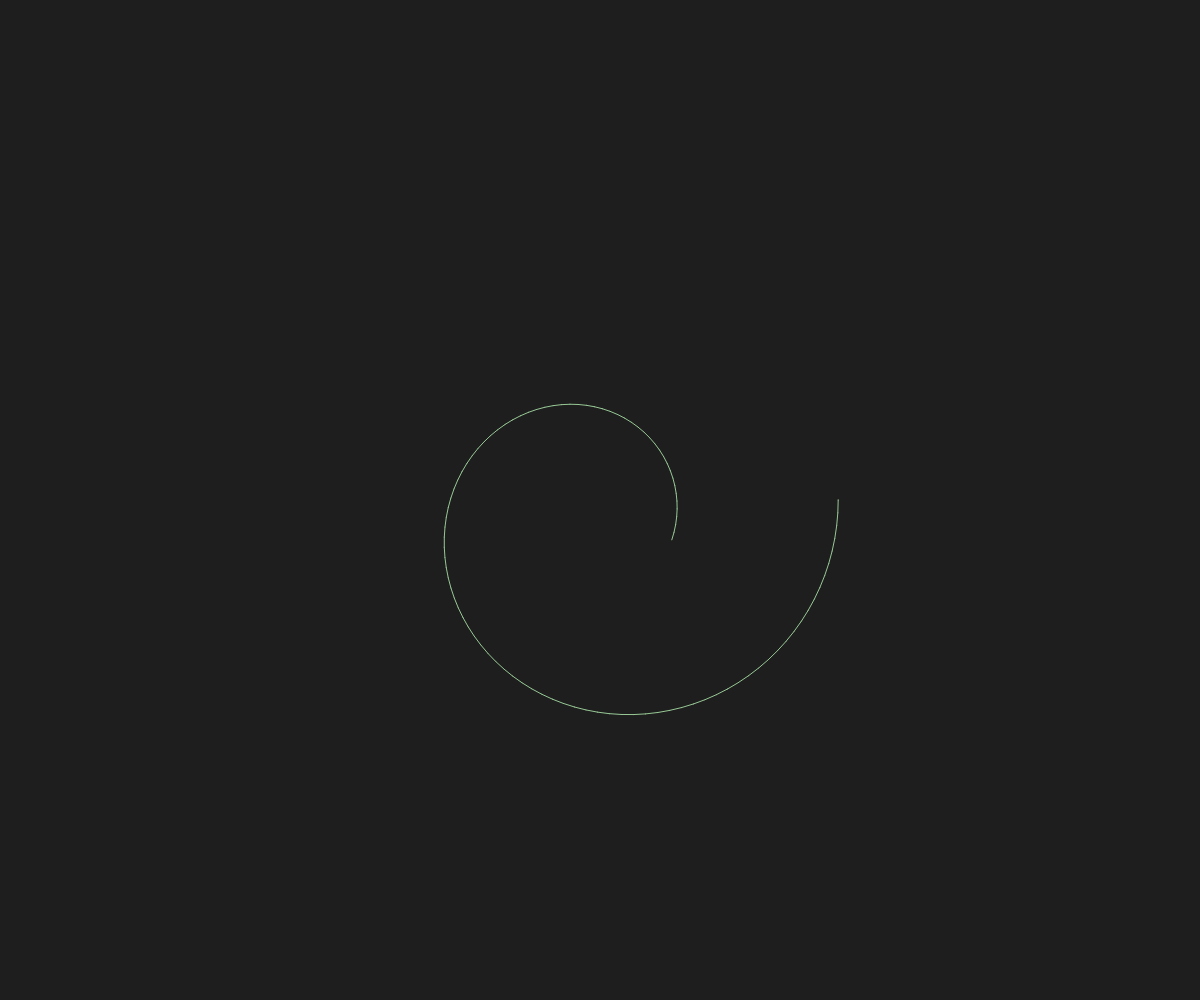
Frame 1 (no input)
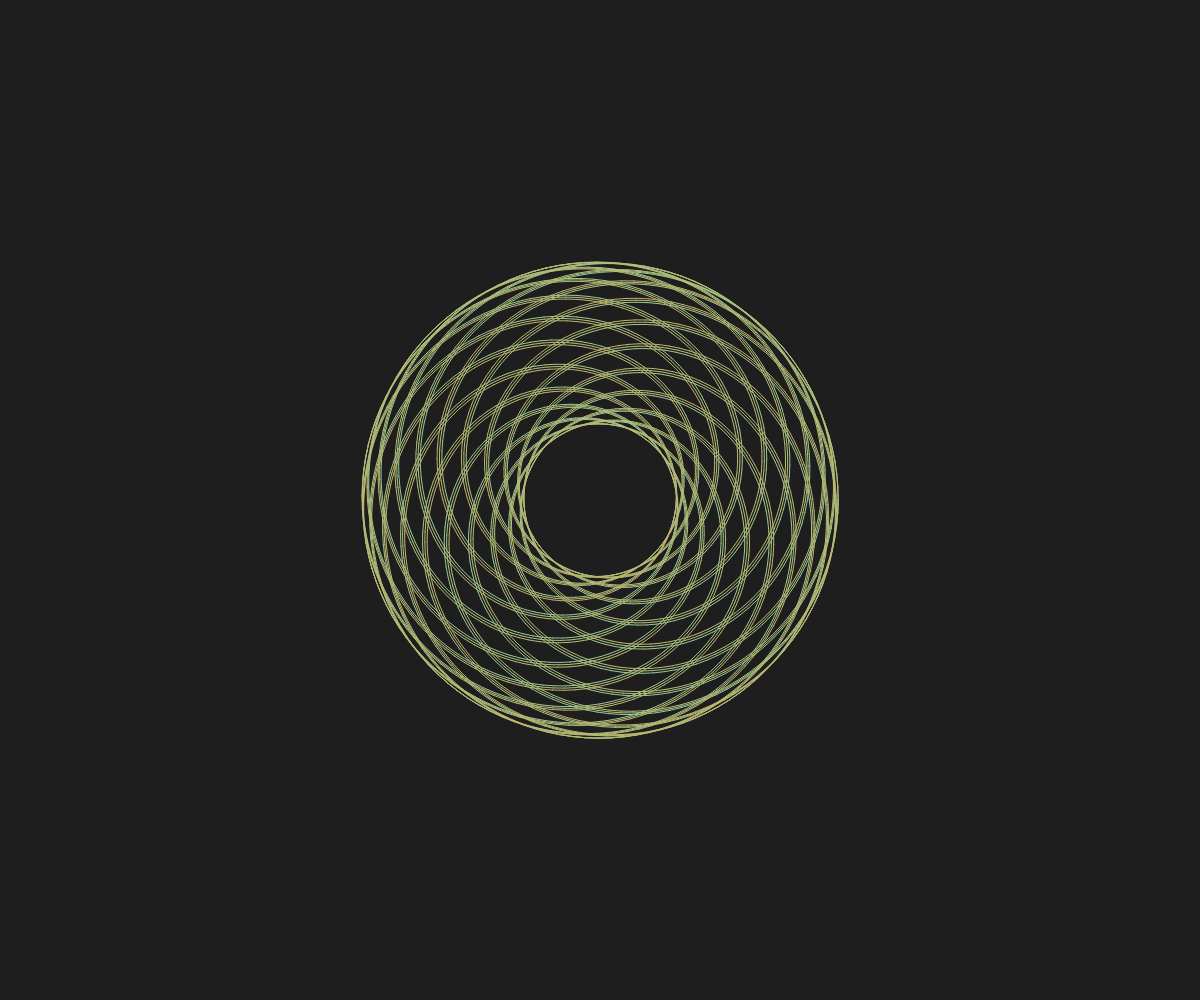
Frame 60 (no input)
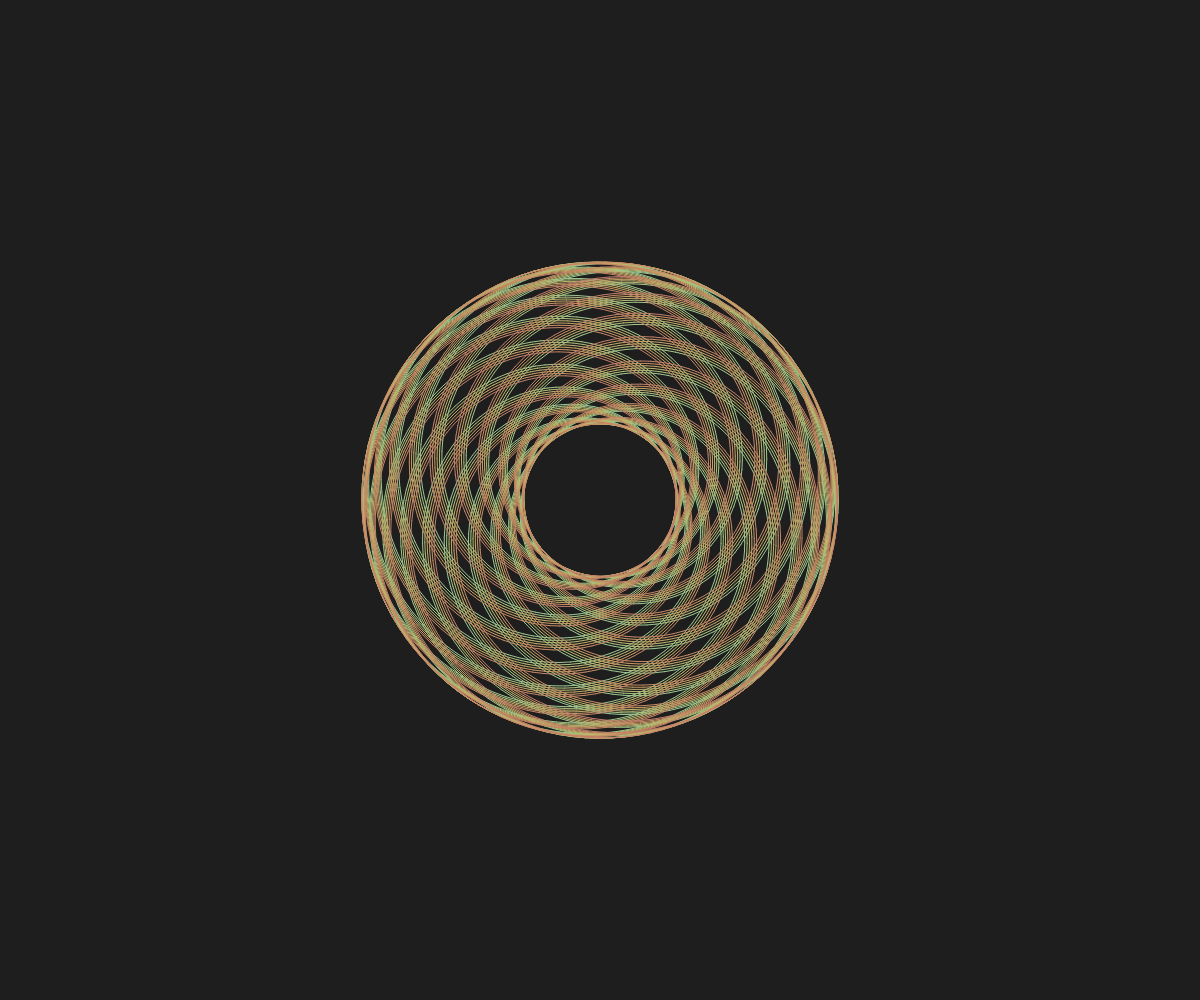
Frame 120 (the mouse pressed at the canvas centre since frame 60)

The p5.js sketch that drew these frames (run headless with seeded random() and noise() and a simulated clock; from frame 60 on, the mouse is pressed at the canvas centre):

// p5.js sketch
// ── sketch.js

let r1;
let r2;
let a1 = 0;
let a2 =0;
let a1Inc, a2Inc

let prevX, prevY;

function setup() {
  createCanvas(windowWidth, windowHeight);
  angleMode(DEGREES);
  background(30);

  r1 = random(50, 200)
  r2 = random(50, 200)

  a1Inc = random(0.1, 5)
  a2Inc = random(0.1, 5)
}

function draw() {


translate(width/2, height/2);
stroke(255);

for (let i = 0; i < 100; i++) {
  let x1 = r1* cos(a1);
  let y1 = r1 * sin(a1);
  
  let x2 = x1 + r2 * cos(a2);
  let y2 = y1 + r2 * sin(a2);

  let r = map(sin(frameCount), -1, 1, 100, 200)
  let g = map(cos(frameCount), -1, 1, 100, 200)
  let b = map(sin(frameCount), -1, 1, 200, 100)

  stroke(r,g,b)
  
  line(prevX, prevY, x2, y2);
  
  prevX = x2;
  prevY = y2;
  
  a1 += a1Inc;
  a2 += a2Inc;

}

}
